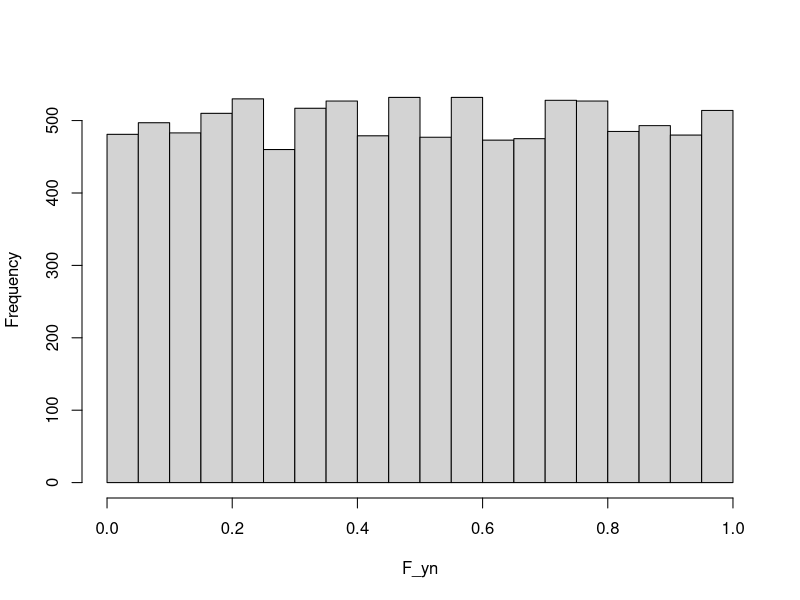
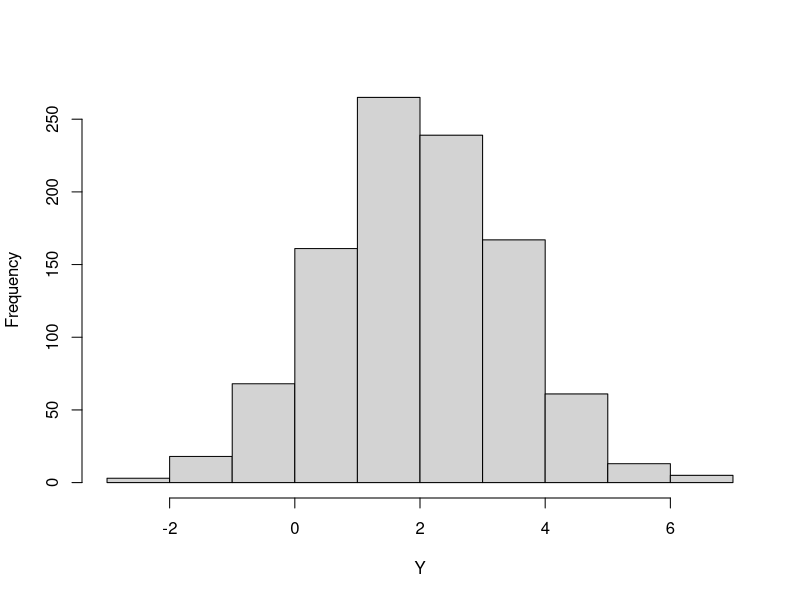
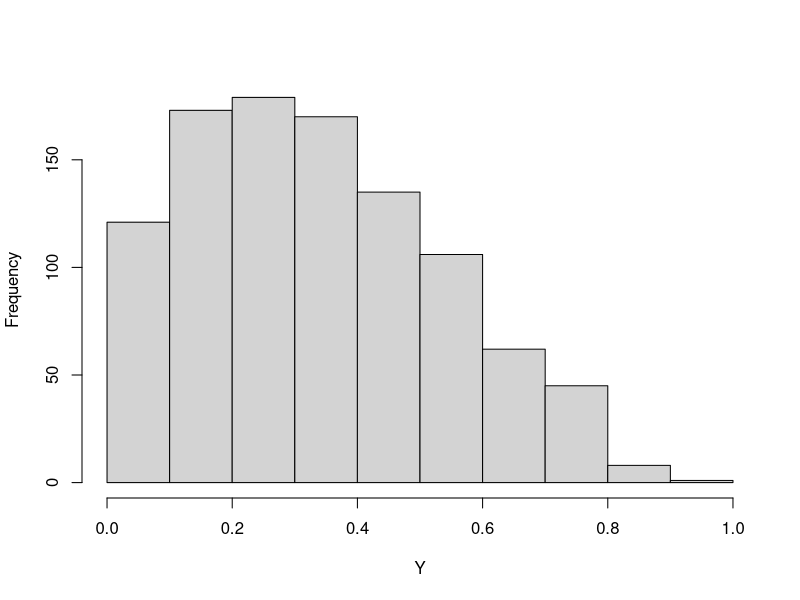
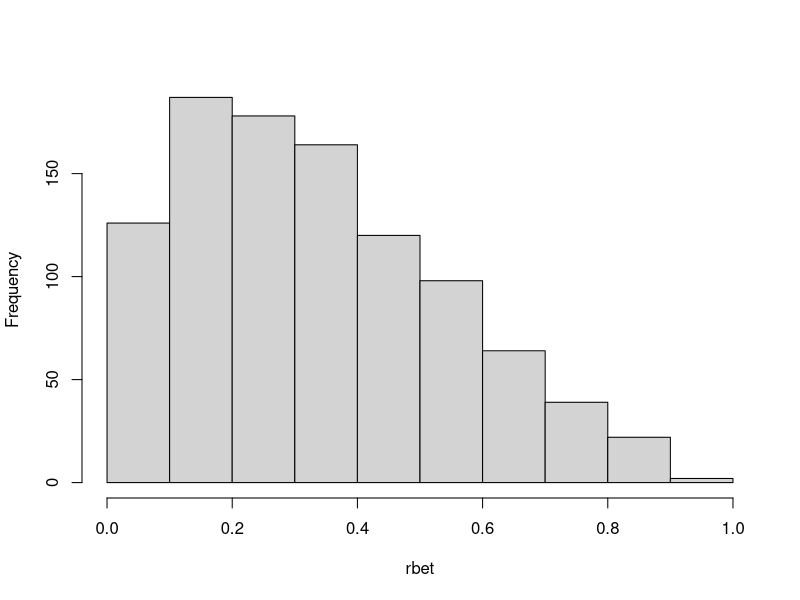
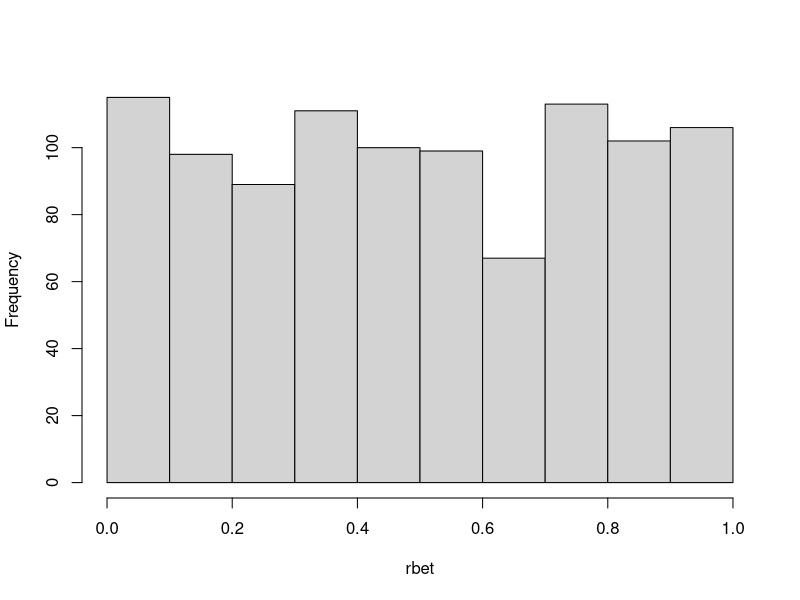
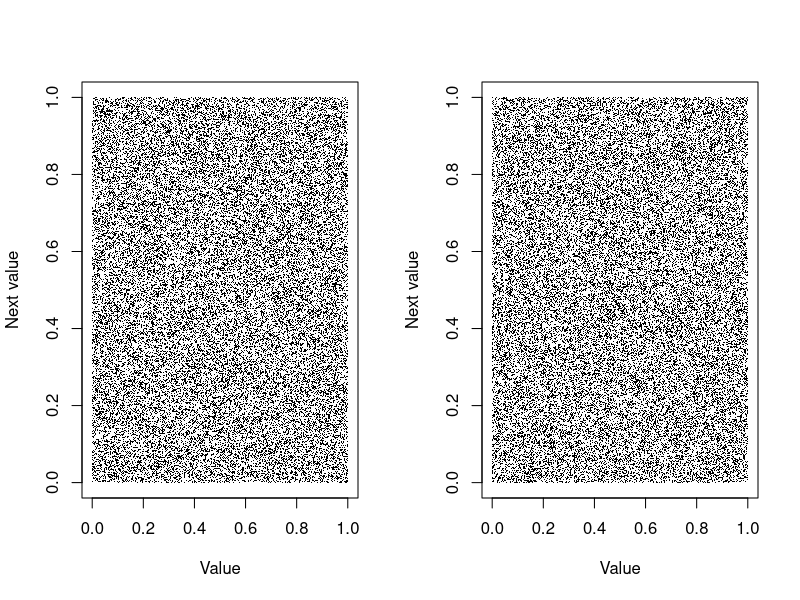

Generate these figures, in order, with R:
## ---- chunk 1
set.seed(534)
binom <- sum(runif(10) <= 0.3)
binom
## ---- chunk 2
# See section below on setting random number seed values
set.seed(455675)
yn <- rnorm(10000,mean=2,sd=1.5)
F_yn <- pnorm(yn,mean=2,sd=1.5)    
hist(F_yn,main="")
## ---- chunk 3
#| fig.cap: G(2,1.5^2) random variables via quantile transform of U(0,1) random numbers.
#| label: fig-random-quant-normal
norm_rv <- qnorm(runif(1000),mean=2,sd=1.5)
hist(norm_rv,main="",xlab="Y")
## ---- chunk 4
#| fig.cap: Beta(1.5,3) random variables via quantile transform of U(0,1) random numbers.
#| label: fig-random-quant-beta
beta_rv <- qbeta(runif(1000),shape1=1.5,shape2=3)
hist(beta_rv,main="",xlab="Y")
## ---- chunk 5
#| fig.cap: Beta(1.5,3) random variables by acceptance-rejection sampling.
#| label: fig-beta-rejection

rbet <- rep(NA,1000)
numacc <- 0
ntries <- 0
while (numacc < length(rbet)) {
    # Draw independent random numbers for abscissa and ordinate
    x <- runif(1,0,1   )
    y <- runif(1,0,1.87)
    # Check whether to accept or reject X depending on 
    # whether Y is below or above the target density
    if (y <= dbeta(x,1.5,3)) {
        numacc <- numacc+1
        rbet[numacc] <- x
    }
    ntries <- ntries + 1
}
ntries
hist(rbet,main="")
## ---- chunk 6

rbet <- rep(NA,1000)
numacc <- 0
ntries <- 0
while (numacc < length(rbet)) {
    # Draw independent random numbers for abscissa and ordinate
    x <- runif(1,0,1)
    y <- runif(1,0,1)
    ntries <- ntries + 1
    # Check whether to accept or reject X depending on 
    # whether Y is below or above the target density
    if (y <= dbeta(x,1,1)) {
        numacc <- numacc+1
        rbet[numacc] <- x
    }
}
ntries
hist(rbet,main="")
## ---- chunk 7
#| fig.cap: Two sets of succesive pairs of 40,000 U(0,1) random numbers plotted on the unit square.
#| label: fig-uniform-square

m = 40000
par(mfrow=c(1,2))
for (i in 1:2) {
    u = runif(m);  
    plot(u[1:(m-1)], u[2:m], pch=".",
         xlab="Value",
         ylab="Next value")
}

## ---- chunk 8
RNGkind()
## ---- chunk 9
RNGkind(normal.kind="Box-Muller")
RNGkind()
## ---- chunk 10
RNGkind(normal.kind="default")
RNGkind()
## ---- chunk 11
set.seed(123)
runif(4)
runif(2)

set.seed(123)
runif(6)
## ---- chunk 12
set.seed(NULL)
.Random.seed[10]
set.seed(.Random.seed[10])
